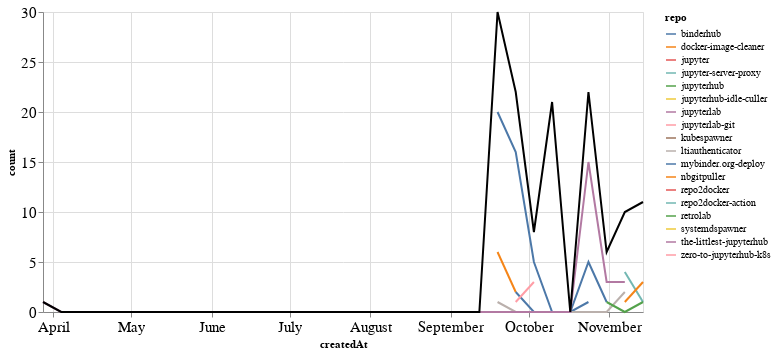

Notebook source saved alongside this figure:
### Markdown cell above
### Comments

### Code cell
comments_time = comments.groupby('repo').resample('W', on='createdAt').count()['author'].reset_index()
comments_time = comments_time.rename(columns={'author': 'count'})
comments_time_total = comments_time.groupby('createdAt').agg({"count": "sum"}).reset_index()
ch1 = alt.Chart(comments_time, width=600).mark_line().encode(
    x='createdAt',
    y='count',
    color='repo',
    tooltip="repo"
)

ch2 = alt.Chart(comments_time_total, width=600).mark_line(color="black").encode(
    x='createdAt',
    y='count',
)

ch1 + ch2

### Figure 1 — Vega-Lite specification as saved in the notebook (floating-point values rounded to 4 significant figures)
{"config": {"axisLeft": {"labelFontSize": 15}, "axisBottom": {"labelFontSize": 15}}, "layer": [{"data": {"name": "data-d68be2fac81b3d66d01775f14c9e6f37"}, "mark": "line", "encoding": {"color": {"type": "nominal", "field": "repo"}, "tooltip": {"type": "nominal", "field": "repo"}, "x": {"type": "temporal", "field": "createdAt"}, "y": {"type": "quantitative", "field": "count"}}, "width": 600}, {"data": {"name": "data-b3c437868f05ae7d32a77030f0595b6b"}, "mark": {"type": "line", "color": "black"}, "encoding": {"x": {"type": "temporal", "field": "createdAt"}, "y": {"type": "quantitative", "field": "count"}}, "width": 600}], "$schema": "https://vega.github.io/schema/vega-lite/v4.8.1.json", "datasets": {"data-d68be2fac81b3d66d01775f14c9e6f37": [{"repo": "binderhub", "createdAt": "2021-09-19T00:00:00", "count": 20}, {"repo": "binderhub", "createdAt": "2021-09-26T00:00:00", "count": 16}, {"repo": "binderhub", "createdAt": "2021-10-03T00:00:00", "count": 5}, {"repo": "binderhub", "createdAt": "2021-10-10T00:00:00", "count": 0}, {"repo": "binderhub", "createdAt": "2021-10-17T00:00:00", "count": 0}, {"repo": "binderhub", "createdAt": "2021-10-24T00:00:00", "count": 1}, {"repo": "docker-image-cleaner", "createdAt": "2021-09-19T00:00:00", "count": 6}, {"repo": "docker-image-cleaner", "createdAt": "2021-09-26T00:00:00", "count": 2}, {"repo": "jupyter", "createdAt": "2021-11-14T00:00:00", "count": 6}, {"repo": "jupyter-server-proxy", "createdAt": "2021-11-07T00:00:00", "count": 4}, {"repo": "jupyter-server-proxy", "createdAt": "2021-11-14T00:00:00", "count": 1}, {"repo": "jupyterhub", "createdAt": "2021-10-10T00:00:00", "count": 17}, {"repo": "jupyterhub-idle-culler", "createdAt": "2021-09-26T00:00:00", "count": 1}, {"repo": "jupyterlab", "createdAt": "2021-10-10T00:00:00", "count": 1}, {"repo": "jupyterlab-git", "createdAt": "2021-10-10T00:00:00", "count": 3}, {"repo": "kubespawner", "createdAt": "2021-10-24T00:00:00", "count": 1}, {"repo": "ltiauthenticator", "createdAt": "2021-09-19T00:00:00", "count": 1}, {"repo": "ltiauthenticator", "createdAt": "2021-09-26T00:00:00", "count": 0}, {"repo": "ltiauthenticator", "createdAt": "2021-10-03T00:00:00", "count": 0}, {"repo": "ltiauthenticator", "createdAt": "2021-10-10T00:00:00", "count": 0}, {"repo": "ltiauthenticator", "createdAt": "2021-10-17T00:00:00", "count": 0}, {"repo": "ltiauthenticator", "createdAt": "2021-10-24T00:00:00", "count": 0}, {"repo": "ltiauthenticator", "createdAt": "2021-10-31T00:00:00", "count": 0}, {"repo": "ltiauthenticator", "createdAt": "2021-11-07T00:00:00", "count": 2}, {"repo": "mybinder.org-deploy", "createdAt": "2021-09-26T00:00:00", "count": 2}, {"repo": "mybinder.org-deploy", "createdAt": "2021-10-03T00:00:00", "count": 0}, {"repo": "mybinder.org-deploy", "createdAt": "2021-10-10T00:00:00", "count": 0}, {"repo": "mybinder.org-deploy", "createdAt": "2021-10-17T00:00:00", "count": 0}, {"repo": "mybinder.org-deploy", "createdAt": "2021-10-24T00:00:00", "count": 5}, {"repo": "mybinder.org-deploy", "createdAt": "2021-10-31T00:00:00", "count": 1}, {"repo": "nbgitpuller", "createdAt": "2021-11-07T00:00:00", "count": 1}, {"repo": "nbgitpuller", "createdAt": "2021-11-14T00:00:00", "count": 3}, {"repo": "repo2docker", "createdAt": "2021-09-19T00:00:00", "count": 2}, {"repo": "repo2docker-action", "createdAt": "2021-09-19T00:00:00", "count": 1}, {"repo": "retrolab", "createdAt": "2021-10-31T00:00:00", "count": 1}, {"repo": "retrolab", "createdAt": "2021-11-07T00:00:00", "count": 0}, {"repo": "retrolab", "createdAt": "2021-11-14T00:00:00", "count": 1}, {"repo": "systemdspawner", "createdAt": "2021-10-31T00:00:00", "count": 1}, {"repo": "the-littlest-jupyterhub", "createdAt": "2021-03-28T00:00:00", "count": 1}, {"repo": "the-littlest-jupyterhub", "createdAt": "2021-04-04T00:00:00", "count": 0}, {"repo": "the-littlest-jupyterhub", "createdAt": "2021-04-11T00:00:00", "count": 0}, {"repo": "the-littlest-jupyterhub", "createdAt": "2021-04-18T00:00:00", "count": 0}, {"repo": "the-littlest-jupyterhub", "createdAt": "2021-04-25T00:00:00", "count": 0}, {"repo": "the-littlest-jupyterhub", "createdAt": "2021-05-02T00:00:00", "count": 0}, {"repo": "the-littlest-jupyterhub", "createdAt": "2021-05-09T00:00:00", "count": 0}, {"repo": "the-littlest-jupyterhub", "createdAt": "2021-05-16T00:00:00", "count": 0}, {"repo": "the-littlest-jupyterhub", "createdAt": "2021-05-23T00:00:00", "count": 0}, {"repo": "the-littlest-jupyterhub", "createdAt": "2021-05-30T00:00:00", "count": 0}, {"repo": "the-littlest-jupyterhub", "createdAt": "2021-06-06T00:00:00", "count": 0}, {"repo": "the-littlest-jupyterhub", "createdAt": "2021-06-13T00:00:00", "count": 0}, {"repo": "the-littlest-jupyterhub", "createdAt": "2021-06-20T00:00:00", "count": 0}, {"repo": "the-littlest-jupyterhub", "createdAt": "2021-06-27T00:00:00", "count": 0}, {"repo": "the-littlest-jupyterhub", "createdAt": "2021-07-04T00:00:00", "count": 0}, {"repo": "the-littlest-jupyterhub", "createdAt": "2021-07-11T00:00:00", "count": 0}, {"repo": "the-littlest-jupyterhub", "createdAt": "2021-07-18T00:00:00", "count": 0}, {"repo": "the-littlest-jupyterhub", "createdAt": "2021-07-25T00:00:00", "count": 0}, {"repo": "the-littlest-jupyterhub", "createdAt": "2021-08-01T00:00:00", "count": 0}, {"repo": "the-littlest-jupyterhub", "createdAt": "2021-08-08T00:00:00", "count": 0}, {"repo": "the-littlest-jupyterhub", "createdAt": "2021-08-15T00:00:00", "count": 0}, {"repo": "the-littlest-jupyterhub", "createdAt": "2021-08-22T00:00:00", "count": 0}, {"repo": "the-littlest-jupyterhub", "createdAt": "2021-08-29T00:00:00", "count": 0}, {"repo": "the-littlest-jupyterhub", "createdAt": "2021-09-05T00:00:00", "count": 0}, {"repo": "the-littlest-jupyterhub", "createdAt": "2021-09-12T00:00:00", "count": 0}, {"repo": "the-littlest-jupyterhub", "createdAt": "2021-09-19T00:00:00", "count": 0}, {"repo": "the-littlest-jupyterhub", "createdAt": "2021-09-26T00:00:00", "count": 0}, {"repo": "the-littlest-jupyterhub", "createdAt": "2021-10-03T00:00:00", "count": 0}, {"repo": "the-littlest-jupyterhub", "createdAt": "2021-10-10T00:00:00", "count": 0}, {"repo": "the-littlest-jupyterhub", "createdAt": "2021-10-17T00:00:00", "count": 0}, {"repo": "the-littlest-jupyterhub", "createdAt": "2021-10-24T00:00:00", "count": 15}, {"repo": "the-littlest-jupyterhub", "createdAt": "2021-10-31T00:00:00", "count": 3}, {"repo": "the-littlest-jupyterhub", "createdAt": "2021-11-07T00:00:00", "count": 3}, {"repo": "zero-to-jupyterhub-k8s", "createdAt": "2021-09-26T00:00:00", "count": 1}, {"repo": "zero-to-jupyterhub-k8s", "createdAt": "2021-10-03T00:00:00", "count": 3}], "data-b3c437868f05ae7d32a77030f0595b6b": [{"createdAt": "2021-03-28T00:00:00", "count": 1}, {"createdAt": "2021-04-04T00:00:00", "count": 0}, {"createdAt": "2021-04-11T00:00:00", "count": 0}, {"createdAt": "2021-04-18T00:00:00", "count": 0}, {"createdAt": "2021-04-25T00:00:00", "count": 0}, {"createdAt": "2021-05-02T00:00:00", "count": 0}, {"createdAt": "2021-05-09T00:00:00", "count": 0}, {"createdAt": "2021-05-16T00:00:00", "count": 0}, {"createdAt": "2021-05-23T00:00:00", "count": 0}, {"createdAt": "2021-05-30T00:00:00", "count": 0}, {"createdAt": "2021-06-06T00:00:00", "count": 0}, {"createdAt": "2021-06-13T00:00:00", "count": 0}, {"createdAt": "2021-06-20T00:00:00", "count": 0}, {"createdAt": "2021-06-27T00:00:00", "count": 0}, {"createdAt": "2021-07-04T00:00:00", "count": 0}, {"createdAt": "2021-07-11T00:00:00", "count": 0}, {"createdAt": "2021-07-18T00:00:00", "count": 0}, {"createdAt": "2021-07-25T00:00:00", "count": 0}, {"createdAt": "2021-08-01T00:00:00", "count": 0}, {"createdAt": "2021-08-08T00:00:00", "count": 0}, {"createdAt": "2021-08-15T00:00:00", "count": 0}, {"createdAt": "2021-08-22T00:00:00", "count": 0}, {"createdAt": "2021-08-29T00:00:00", "count": 0}, {"createdAt": "2021-09-05T00:00:00", "count": 0}, {"createdAt": "2021-09-12T00:00:00", "count": 0}, {"createdAt": "2021-09-19T00:00:00", "count": 30}, {"createdAt": "2021-09-26T00:00:00", "count": 22}, {"createdAt": "2021-10-03T00:00:00", "count": 8}, {"createdAt": "2021-10-10T00:00:00", "count": 21}, {"createdAt": "2021-10-17T00:00:00", "count": 0}, {"createdAt": "2021-10-24T00:00:00", "count": 22}, {"createdAt": "2021-10-31T00:00:00", "count": 6}, {"createdAt": "2021-11-07T00:00:00", "count": 10}, {"createdAt": "2021-11-14T00:00:00", "count": 11}]}}
